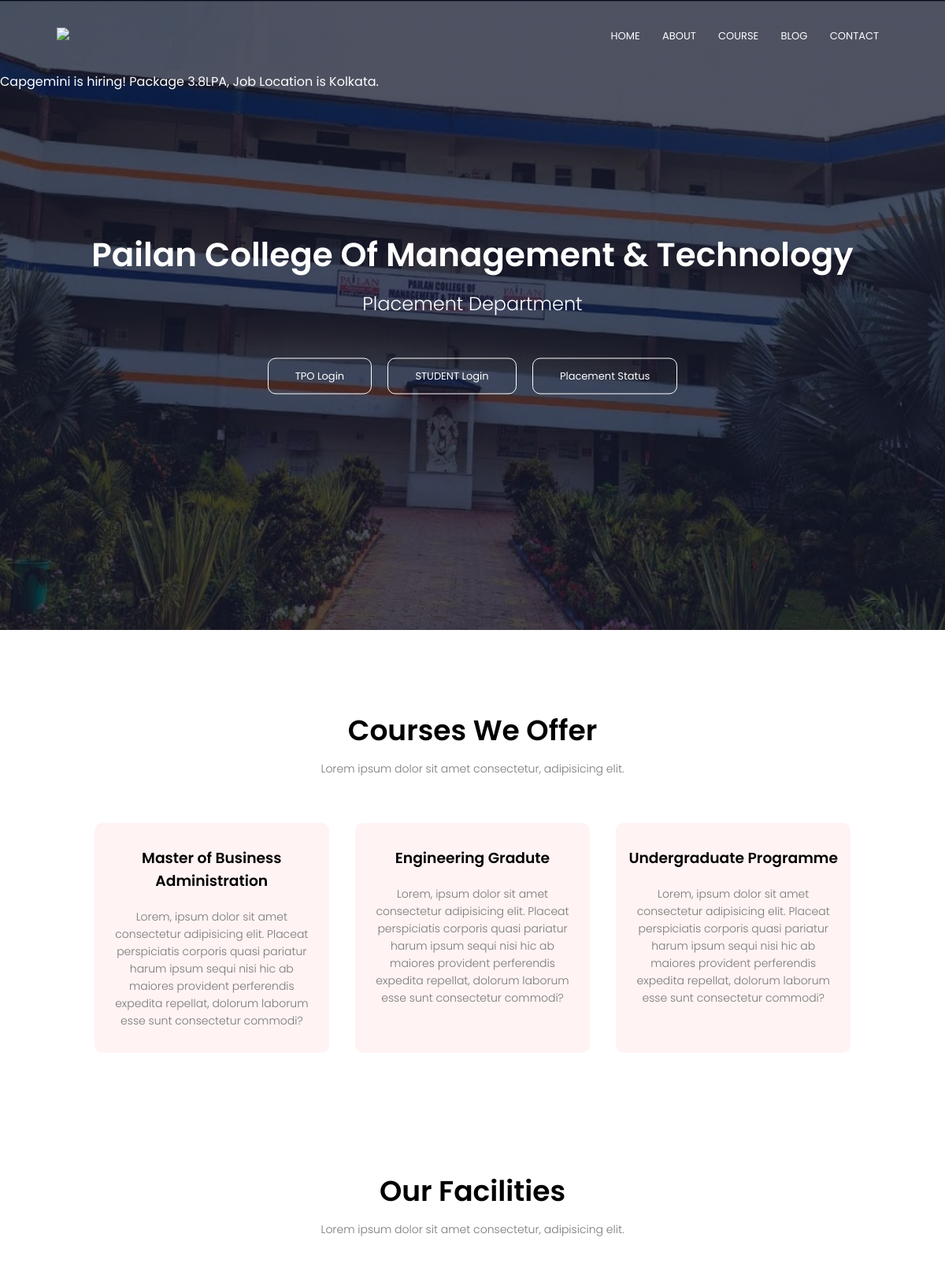
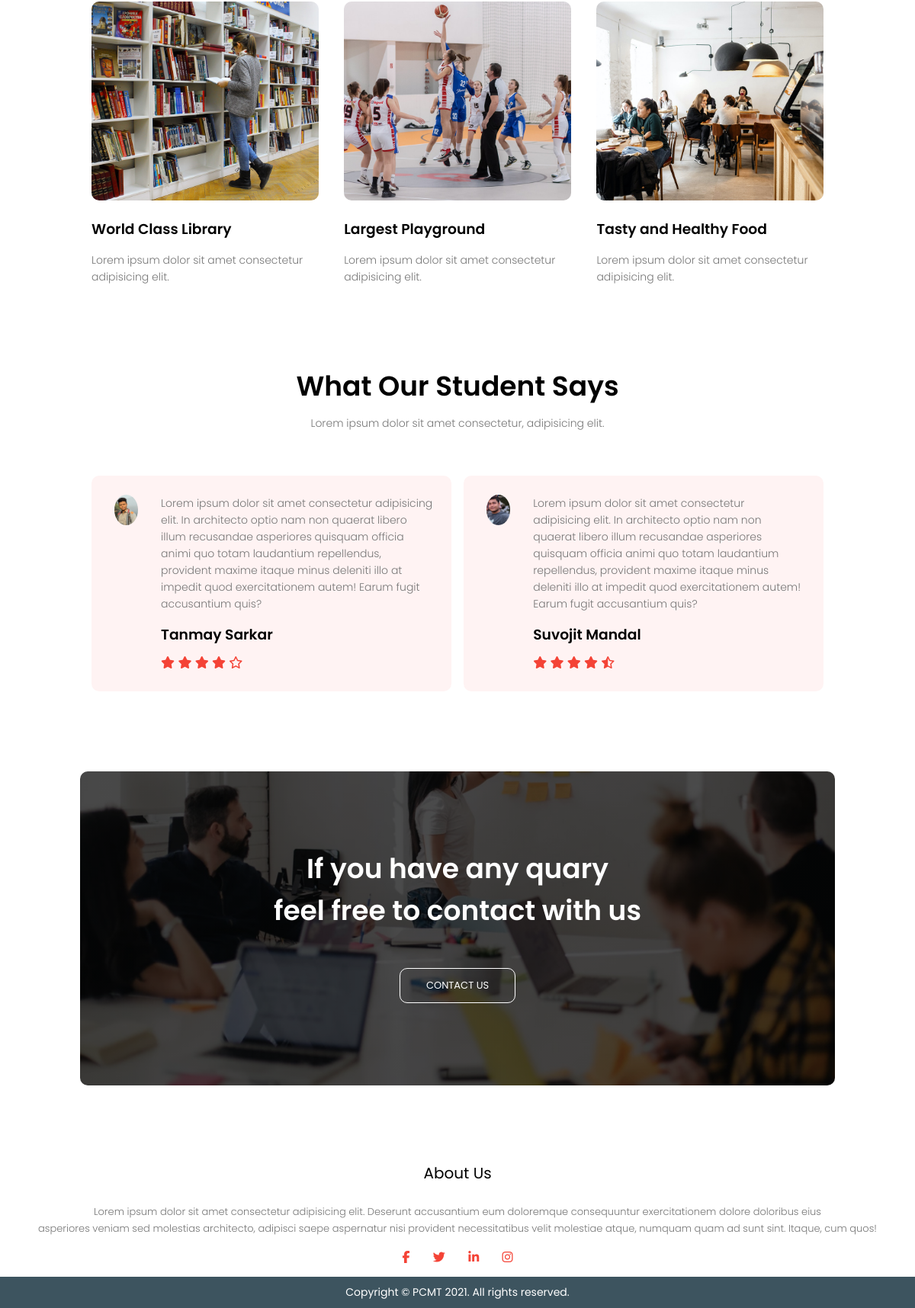
The page / on the database its author committed (2 pictures, top to bottom).
### tables this page shows
CREATE TABLE `upcoming_company` (
  `id` int(1) NOT NULL DEFAULT 0,
  `name` varchar(255) NOT NULL,
  `package` varchar(255) NOT NULL,
  `job_location` varchar(255) NOT NULL
);

### index.php (the view, shortened to what this page needs)
<!DOCTYPE html>
<html>
<head>
    <link rel="stylesheet" href="assets/css/style - Home.css">
</head>
<body>
    <section class="header">
        <nav>
            <a href="index.php"><img src="assets/img/PCMT logo.jpg"></a>
            <div class="nav-links" id="navLinks">
                <ul>
                    <li><a href="index.php">HOME</a></li>
                    <li><a href="about.html">ABOUT</a></li>
                    <li><a href="Course/frame.html">COURSE</a></li>
                    <li><a href="blog.html">BLOG</a></li>
                    <li><a href="contact.html">CONTACT</a></li>
                </ul>
            </div>
        </nav>
        <div class="text-box">
            <h1>Pailan College Of Management & Technology</h1>
            <p>Placement Department</p>
            <a href="assets/php/Account_Credentials/Tpo_Login.php"class="hero-btn">TPO Login</a>
            <a href="assets/php/Account_Credentials/Student_Login.php"class="hero-btn">STUDENT Login</a>
            <a href="assets/php/Account_Credentials/drive_status.php"class="hero-btn">Placement Status</a>
        </div>
            <?php
            include 'assets/php/Database Connection/dbcon.php';
            $check = "select * from upcoming_company";
            if(mysqli_num_rows(mysqli_query($con,$check))>0){
                $company = mysqli_fetch_assoc(mysqli_query($con,$check));
                ?>
                <marquee direction = "left" style="color: white;">
                <?php
                echo "<h4?>".$company['name'];
                echo " is hiring!";
                echo " Package " .$company['package'];
                echo ", Job Location is " .$company['job_location'];
                echo ".</h4>";
                ?>
                </marquee>
                <?php
            }
            ?>
    </section>
    <section class="course">
        <h1>Courses We Offer</h1>
        <p>Lorem ipsum dolor sit amet consectetur, adipisicing elit.</p>
        <div class="row">
            <div class="course-col">
                <h3>Master of Business Administration</h3>
                <p>Lorem, ipsum dolor sit amet consectetur adipisicing elit. Placeat perspiciatis corporis quasi pariatur harum ipsum sequi nisi hic ab maiores provident perferendis expedita repellat, dolorum laborum esse sunt consectetur commodi?</p>
            </div>
            <div class="course-col">
                <h3>Engineering Gradute</h3>
                <p>Lorem, ipsum dolor sit amet consectetur adipisicing elit. Placeat perspiciatis corporis quasi pariatur harum ipsum sequi nisi hic ab maiores provident perferendis expedita repellat, dolorum laborum esse sunt consectetur commodi?</p>
            </div>
            <div class="course-col">
                <h3>Undergraduate Programme</h3>
                <p>Lorem, ipsum dolor sit amet consectetur adipisicing elit. Placeat perspiciatis corporis quasi pariatur harum ipsum sequi nisi hic ab maiores provident perferendis expedita repellat, dolorum laborum esse sunt consectetur commodi?</p>
            </div>
        </div>
    </section>
    <section class="facilities">
        <h1>Our Facilities</h1>
        <p>Lorem ipsum dolor sit amet consectetur, adipisicing elit.</p>
        <div class="row">
            <div class="facilities-col">
                <img src="assets/img/library.png">
                <h3>World Class Library</h3>
                <p>Lorem ipsum dolor sit amet consectetur adipisicing elit.</p>
            </div>
            <div class="facilities-col">
                <img src="assets/img/basketball.png">
                <h3>Largest Playground</h3>
                <p>Lorem ipsum dolor sit amet consectetur adipisicing elit.</p>
            </div>
            <div class="facilities-col">
                <img src="assets/img/cafeteria.png">
                <h3>Tasty and Healthy Food</h3>
                <p>Lorem ipsum dolor sit amet consectetur adipisicing elit.</p>
            </div>
        </div>
    </section>
    <section class="testimonials">
        <h1>What Our Student Says</h1>
        <p>Lorem ipsum dolor sit amet consectetur, adipisicing elit.</p>
        <div class="row">
            <div class="testimonial-cal">
                <img src="assets/img/tanmay_1.jpg">
                <div>
                    <p>
                        Lorem ipsum dolor sit amet consectetur adipisicing elit. In architecto optio nam non quaerat libero illum recusandae asperiores quisquam officia animi quo totam laudantium repellendus, provident maxime itaque minus deleniti illo at impedit quod exercitationem autem! Earum fugit accusantium quis?
                    </p>
                    <h3>Tanmay Sarkar</h3>
                    <i class="fa fa-star"></i>
                    <i class="fa fa-star"></i>
                    <i class="fa fa-star"></i>
                    <i class="fa fa-star"></i>
                    <i class="fa fa-star-o"></i>
                </div>
            </div>
            <div class="testimonial-cal">
                <img src="assets/img/guddu_1.jpg">
                <div>
                    <p>
                        Lorem ipsum dolor sit amet consectetur adipisicing elit. In architecto optio nam non quaerat libero illum recusandae asperiores quisquam officia animi quo totam laudantium repellendus, provident maxime itaque minus deleniti illo at impedit quod exercitationem autem! Earum fugit accusantium quis?
                    </p>
                    <h3>Suvojit Mandal</h3>
                    <i class="fa fa-star"></i>
                    <i class="fa fa-star"></i>
                    <i class="fa fa-star"></i>
                    <i class="fa fa-star"></i>
                    <i class="fa fa-star-half-o"></i>
                </div>
            </div>
        </div>
    </section>
    <section class="cta">
        <h1>If you have any quary<br>feel free to contact with us</h1>
        <a href="contact.html" class="hero-btn">CONTACT US</a>
    </section>
    <section class="footer">
        <h4>About Us</h4>
        <p>Lorem ipsum dolor sit amet consectetur adipisicing elit. Deserunt accusantium eum doloremque consequuntur exercitationem dolore doloribus eius<br>asperiores veniam sed molestias architecto, adipisci saepe aspernatur nisi provident necessitatibus velit molestiae atque, numquam quam ad sunt sint. Itaque, cum quos!</p>
        <div class="icons">
            <a href="https://www.facebook.com/pcmtkolkata"><i class="fa fa-facebook"></i></a>
            <a href="https://twitter.com/hashtag/Pailan_College_of_Management_and_Technology?src=hashtag_click"><i class="fa fa-twitter"></i></a>
            <a href="https://www.linkedin.com/school/pailan-college-of-management-and-technology-156/about/"><i class="fa fa-linkedin"></i></a>
            <a href="https://www.instagram.com/pcmt_official/"><i class="fa fa-instagram"></i></a>
        </div>
        <div class="footer-bottom">
            Copyright &copy; PCMT <script>document.write(new Date().getFullYear())</script>. All rights reserved.
        </div>
    </section>
</body>
</html>

### assets/css/style - Home.css (style rules this page uses)
* { margin: 0; padding: 0; font-family: 'Poppins', sans-serif; }
.header { min-height: 100vh; width: 100%; background-image: linear-gradient(rgba(4,9,30,0.7),rgba(4,9,30,0.7)), url("../img/College_9.jpg"); background-position: center; background-size: cover; position: relative; }
nav { display: flex; padding: 2% 6%; justify-content: space-between; align-items: center; }
nav img { width: 150px; }
.nav-links { flex: 1; text-align: right; }
.nav-links ul li { list-style: none; display: inline-block; padding: 8px 12px; position: relative; }
.nav-links ul li a { color: #fff; text-decoration: none; font-size: 13px; }
.nav-links ul li::after { content: ''; width: 0%; height: 2px; background: #f44336; display: block; margin: auto; transition: 0.5s; }
.text-box { width: 90%; color: #fff; position: absolute; top: 50%; left: 50%; transform: translate(-50%, -50%); text-align: center; }
.text-box h1 { font-size: 42px; }
.text-box p { margin: 10px 0 40px; font-size: 24px; color: #fff; }
.hero-btn { display: inline-block; text-decoration: none; color: #fff; border: 1px solid #fff; margin: 8px; border-radius: 10px; padding: 12px 34px; font-size: 13px; background: transparent; position: relative; cursor: pointer; }
.course { width: 80%; margin: auto; text-align: center; padding-top: 100px; }
h1 { font-size: 36px; font-weight: 600; }
p { color: #777; font-size: 14px; font-weight: 300; line-height: 22px; padding: 10px; }
.row { margin-top: 5%; display: flex; justify-content: space-between; }
.course-col { flex-basis: 31%; background: #fff3f3; border-radius: 10px; margin-bottom: 5%; padding:20px 12px; box-sizing: border-box; transition: 0.5s; }
h3 { text-align: center; font-weight: 600; margin: 10px 0; }
.facilities { width: 80%; margin: auto; text-align: center; padding-top: 100px; }
.facilities-col { flex-basis: 31%; border-radius: 10px; margin-bottom: 5px; text-align: left; }
.facilities-col img { width: 100%; border-radius: 10px; }
.facilities-col p { padding: 0; }
.facilities-col h3 { margin-top: 16px; margin-bottom: 15px; text-align: left; }
.testimonials { width: 80%; margin: auto; padding-top: 100px; text-align: center; }
.testimonial-cal { flex-basis: 44%; border-radius: 10px; margin-bottom: 5px; text-align: left; background: #fff3f3; padding: 25px; cursor: pointer; display: flex; }
.testimonial-cal img { height: 40px; width: 40px; margin-left: 5px; margin-right: 30px; border-radius: 50%; }
.testimonial-cal p { padding: 0; }
.testimonial-cal h3 { margin-top: 15px; text-align: left; }
.testimonial-cal .fa { color: #f44336; }
.cta { margin: 100px auto; width: 80%; background-image: linear-gradient(rgba(0,0,0,0.7),rgba(0,0,0,0.7)),url("../img/banner2.jpg"); background-position: center; background-size: cover; border-radius: 10px; text-align: center; padding: 100px 15px; }
.cta h1 { color: #fff; margin-bottom: 40px; padding: 0; }
.footer { width: 100%; text-align: center; margin-top: auto; }
.footer h4 { margin-bottom: 25px; margin-top: 20px; font-weight: 400; font-size: 20px; }
.footer p { font-size: 13px; padding: 0 6px; }
.icons .fa { color: #f44336; margin: 0 13px; cursor: pointer; padding: 18px 0; }
.footer-bottom { padding: 10px; background: #3d545f; color: #fff; font-size: 14px; text-align: center; }

### rows shown on the page
upcoming_company: name "Capgemini", package "3.8LPA", job_location "Kolkata"
